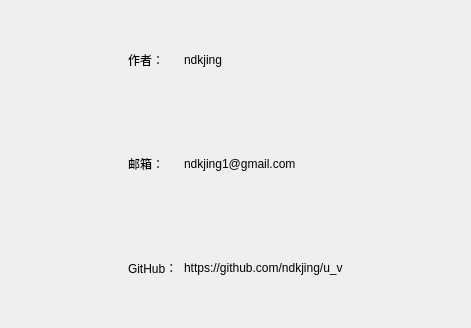
<?xml version="1.0" encoding="UTF-8"?>
<ui version="4.0">
 <class>Form</class>
 <widget class="QWidget" name="Form">
  <property name="geometry">
   <rect>
    <x>0</x>
    <y>0</y>
    <width>471</width>
    <height>328</height>
   </rect>
  </property>
  <property name="windowTitle">
   <string>Form</string>
  </property>
  <layout class="QGridLayout" name="gridLayout">
   <item row="0" column="2">
    <widget class="QLabel" name="label_4">
     <property name="text">
      <string>ndkjing</string>
     </property>
    </widget>
   </item>
   <item row="2" column="1">
    <widget class="QLabel" name="label_3">
     <property name="text">
      <string>GitHub：</string>
     </property>
    </widget>
   </item>
   <item row="1" column="2">
    <widget class="QLabel" name="label_5">
     <property name="text">
      <string>ndkjing1@gmail.com</string>
     </property>
    </widget>
   </item>
   <item row="2" column="2">
    <widget class="QLabel" name="label_6">
     <property name="text">
      <string>https://github.com/ndkjing/u_v</string>
     </property>
    </widget>
   </item>
   <item row="0" column="1">
    <widget class="QLabel" name="label">
     <property name="text">
      <string>作者：</string>
     </property>
    </widget>
   </item>
   <item row="1" column="1">
    <widget class="QLabel" name="label_2">
     <property name="text">
      <string>邮箱：</string>
     </property>
    </widget>
   </item>
   <item row="0" column="0">
    <spacer name="horizontalSpacer">
     <property name="orientation">
      <enum>Qt::Horizontal</enum>
     </property>
     <property name="sizeHint" stdset="0">
      <size>
       <width>40</width>
       <height>20</height>
      </size>
     </property>
    </spacer>
   </item>
   <item row="1" column="0">
    <spacer name="horizontalSpacer_2">
     <property name="orientation">
      <enum>Qt::Horizontal</enum>
     </property>
     <property name="sizeHint" stdset="0">
      <size>
       <width>40</width>
       <height>20</height>
      </size>
     </property>
    </spacer>
   </item>
   <item row="2" column="0">
    <spacer name="horizontalSpacer_3">
     <property name="orientation">
      <enum>Qt::Horizontal</enum>
     </property>
     <property name="sizeHint" stdset="0">
      <size>
       <width>40</width>
       <height>20</height>
      </size>
     </property>
    </spacer>
   </item>
   <item row="0" column="3">
    <spacer name="horizontalSpacer_4">
     <property name="orientation">
      <enum>Qt::Horizontal</enum>
     </property>
     <property name="sizeHint" stdset="0">
      <size>
       <width>40</width>
       <height>20</height>
      </size>
     </property>
    </spacer>
   </item>
   <item row="1" column="3">
    <spacer name="horizontalSpacer_5">
     <property name="orientation">
      <enum>Qt::Horizontal</enum>
     </property>
     <property name="sizeHint" stdset="0">
      <size>
       <width>40</width>
       <height>20</height>
      </size>
     </property>
    </spacer>
   </item>
   <item row="2" column="3">
    <spacer name="horizontalSpacer_6">
     <property name="orientation">
      <enum>Qt::Horizontal</enum>
     </property>
     <property name="sizeHint" stdset="0">
      <size>
       <width>40</width>
       <height>20</height>
      </size>
     </property>
    </spacer>
   </item>
  </layout>
 </widget>
 <resources/>
 <connections/>
</ui>
